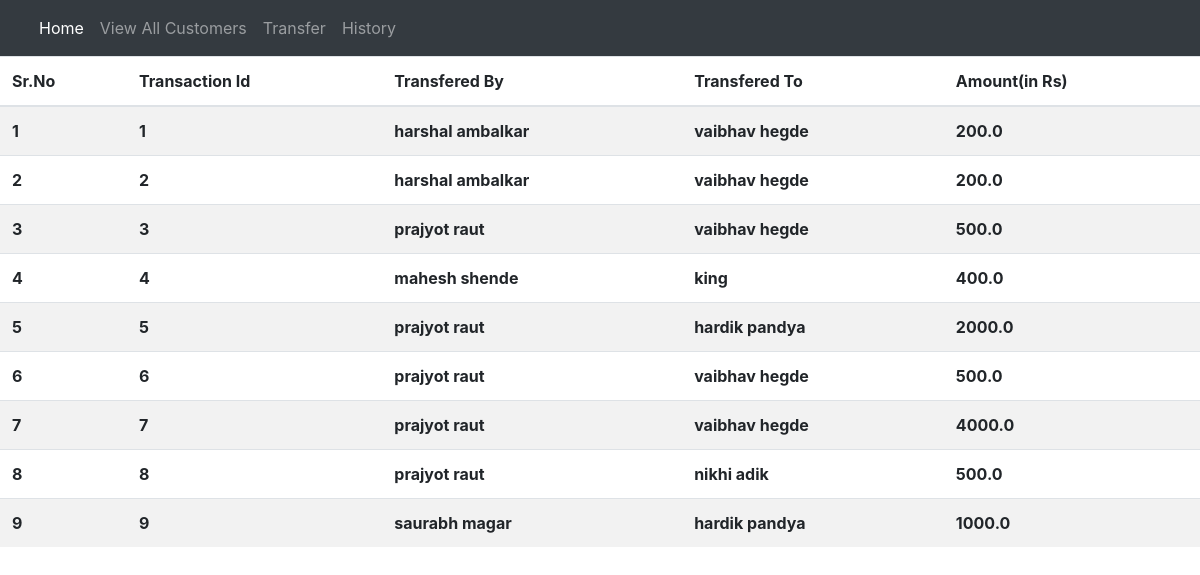
/bank/history, run on the app's committed database.
### bank/models.py (models this page shows, shortened)
class Transfer(models.Model):
    trans_id=models.AutoField(primary_key=True)
    trans_amt=models.FloatField()
    trans_from_id=models.IntegerField()
    trans_to_id=models.IntegerField()

class Customer(models.Model):
    cust_id=models.AutoField(primary_key=True)
    cust_name=models.CharField(max_length=50)
    cust_email=models.EmailField()
    cust_bal=models.FloatField()

### bank/views.py (the view)
# urls.py: path('history',views.history,name='history'),
def history(request):
    transfers = Transfer.objects.all()
    customers = Customer.objects.all()
    n = len(transfers)
    params = {'transfer': transfers, 'customer':customers}
    return render(request, 'bank/history.html',params)

### bank/templates/bank/history.html (shortened to what this page needs)
{% extends 'bank/basic.html' %}
{% block body %}
      <table class="table table-striped">
          <thead>
            <tr>
              <th scope="col">Sr.No</th>
              <th scope="col">Transaction Id</th>
              <th scope="col">Transfered By</th>
              <th scope="col">Transfered To</th>
              <th scope="col">Amount(in Rs)</th>
            </tr>
          </thead>
          <tbody>
          {% for i in transfer %}
            <tr>
                <th scope="col">{{forloop.counter}}</th>
                <th scope="col">{{i.trans_id}}</th>
                {% for j in customer %}
                    {%ifequal j.cust_id i.trans_from_id %}
                        <th scope="col">{{j.cust_name}}</th>
                    {% endifequal %}
                    {%ifequal j.cust_id i.trans_to_id %}
                        <th scope="col">{{j.cust_name}}</th>
                    {% endifequal %}
                {% endfor %}
                <th scope="col">{{i.trans_amt}}</th>
            </tr>
          {% endfor %}
          </tbody>
      </table>
{% endblock %}

### data on the page
Transfer: trans_id "1", trans_amt "200.0"
Customer: cust_name "harshal ambalkar"
Customer: cust_name "vaibhav hegde"
Transfer: trans_id "2", trans_amt "200.0"
Transfer: trans_id "3", trans_amt "500.0"
Customer: cust_name "prajyot raut"
Transfer: trans_id "4", trans_amt "400.0"
Customer: cust_name "mahesh shende"
Customer: cust_name "king"
Transfer: trans_id "5", trans_amt "2000.0"
Customer: cust_name "hardik pandya"
Transfer: trans_id "6", trans_amt "500.0"
Transfer: trans_id "7", trans_amt "4000.0"
Transfer: trans_id "8", trans_amt "500.0"
Customer: cust_name "nikhi adik"
Transfer: trans_id "9", trans_amt "1000.0"
Customer: cust_name "saurabh magar"
